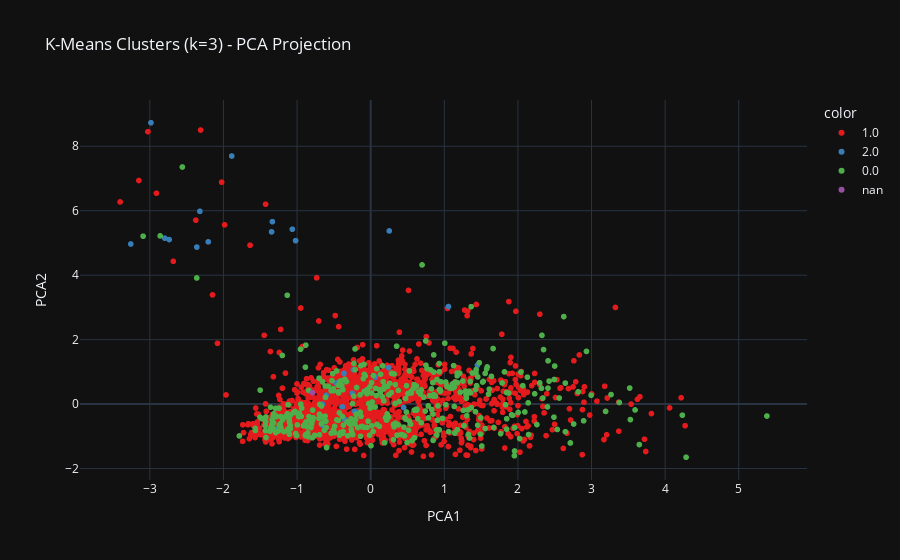

The code cell stored with this chart in its notebook:
### Code cell
from sklearn.preprocessing import StandardScaler
from sklearn.cluster import KMeans
import matplotlib.pyplot as plt

features = ['liveness', 'tempo', 'mode', 'speechiness', 'track_popularity', 'instrumentalness']

X = df[features]

# Standardize features (Z-score normalization)
scaler = StandardScaler()
X_scaled = scaler.fit_transform(X)

# Elbow Method to find optimal k
inertia = []
K_range = range(2, 11)  # Test k from 2 to 10

for k in K_range:
    kmeans = KMeans(n_clusters=k, random_state=42, n_init=10)
    kmeans.fit(X_scaled)
    inertia.append(kmeans.inertia_)

# Choose optimal k from the elbow method
optimal_k = 3  # Change this based on the elbow method result

# Run K-Means
kmeans = KMeans(n_clusters=optimal_k, random_state=42, n_init=10)
df['audio_cluster'] = kmeans.fit_predict(X_scaled)

from sklearn.metrics import silhouette_score

# Compute Silhouette Score
silhouette = silhouette_score(X_scaled, df['audio_cluster'])
print(f'Silhouette Score for K={optimal_k}: {silhouette:.3f}')

import plotly.express as px
import pandas as pd
from sklearn.decomposition import PCA

# Reduce dimensions using PCA (to visualize in 2D)
pca = PCA(n_components=2)
X_pca = pca.fit_transform(X_scaled)

# Convert PCA output to DataFrame
df_pca = pd.DataFrame(X_pca, columns=['PCA1', 'PCA2'])
df_pca['Cluster'] = df['audio_cluster']  # Assign cluster labels

# Add feature columns to df_pca for hover data
for col in features:
    df_pca[col] = df[col].values  # Copy feature values from original df

# Create an interactive scatter plot with Plotly
fig = px.scatter(df_pca, 
                 x='PCA1', 
                 y='PCA2', 
                 color=df_pca['Cluster'].astype(str),  # Convert cluster to string for categorical coloring
                 title=f"K-Means Clusters (k={optimal_k}) - PCA Projection",
                 labels={'Cluster': 'Cluster'},
                 color_discrete_sequence=px.colors.qualitative.Set1,  # Use a nice color set
                 hover_data=features,
                 template = 'plotly_dark')  # Now it correctly references features from df_pca

# Show the plot
fig.show()

### Figure 1 — Plotly figure (JSON) as saved in the notebook; plotly's stock layout.template omitted (floating-point values rounded to 4 significant figures; data arrays with more than 128 entries replaced by an {"elided": "..."} marker saying what was removed)
{"data": [{"customdata": {"elided": "1863x6 float values"}, "hovertemplate": "color=1.0<br>PCA1=%{x}<br>PCA2=%{y}<br>liveness=%{customdata[0]}<br>tempo=%{customdata[1]}<br>mode=%{customdata[2]}<br>speechiness=%{customdata[3]}<br>track_popularity=%{customdata[4]}<br>instrumentalness=%{customdata[5]}<extra></extra>", "legendgroup": "1.0", "marker": {"color": "rgb(228,26,28)", "symbol": "circle"}, "mode": "markers", "name": "1.0", "showlegend": true, "type": "scattergl", "x": {"elided": "1863 float values"}, "xaxis": "x", "y": {"elided": "1863 float values"}, "yaxis": "y"}, {"customdata": {"elided": "32x6 float values"}, "hovertemplate": "color=2.0<br>PCA1=%{x}<br>PCA2=%{y}<br>liveness=%{customdata[0]}<br>tempo=%{customdata[1]}<br>mode=%{customdata[2]}<br>speechiness=%{customdata[3]}<br>track_popularity=%{customdata[4]}<br>instrumentalness=%{customdata[5]}<extra></extra>", "legendgroup": "2.0", "marker": {"color": "rgb(55,126,184)", "symbol": "circle"}, "mode": "markers", "name": "2.0", "showlegend": true, "type": "scattergl", "x": [-1.335, -1.347, -2.985, -2.32, -3.259, -1.888, -1.02, -2.207, -2.798, 0.2521, -2.737, -1.065, -2.362, 0.244, -0.9781, 0.4475, -0.05684, -0.4691, 0.06219, -1.28, -0.6237, -0.6039, 1.45, -0.2358, -0.3551, -0.6553, -0.2186, -0.6619, -0.3624, -0.2498, 1.057, -0.3839], "xaxis": "x", "y": [5.66, 5.344, 8.73, 5.982, 4.968, 7.697, 5.072, 5.034, 5.15, 5.374, 5.105, 5.426, 4.871, 1.131, -0.3771, -0.1076, 0.4393, 0.6535, 0.8364, -0.7817, -0.7645, 0.2734, 1.207, 1.069, -0.468, 0.0005365, -0.2214, -0.6403, 0.953, 0.3364, 3.027, -0.08543], "yaxis": "y"}, {"customdata": {"elided": "403x6 float values"}, "hovertemplate": "color=0.0<br>PCA1=%{x}<br>PCA2=%{y}<br>liveness=%{customdata[0]}<br>tempo=%{customdata[1]}<br>mode=%{customdata[2]}<br>speechiness=%{customdata[3]}<br>track_popularity=%{customdata[4]}<br>instrumentalness=%{customdata[5]}<extra></extra>", "legendgroup": "0.0", "marker": {"color": "rgb(77,175,74)", "symbol": "circle"}, "mode": "markers", "name": "0.0", "showlegend": true, "type": "scattergl", "x": {"elided": "403 float values"}, "xaxis": "x", "y": {"elided": "403 float values"}, "yaxis": "y"}, {"customdata": [[0.093, 95.05, 0.0, 0.0378, 82.0, 0.0]], "hovertemplate": "color=nan<br>PCA1=%{x}<br>PCA2=%{y}<br>liveness=%{customdata[0]}<br>tempo=%{customdata[1]}<br>mode=%{customdata[2]}<br>speechiness=%{customdata[3]}<br>track_popularity=%{customdata[4]}<br>instrumentalness=%{customdata[5]}<extra></extra>", "legendgroup": "nan", "marker": {"color": "rgb(152,78,163)", "symbol": "circle"}, "mode": "markers", "name": "nan", "showlegend": true, "type": "scattergl", "x": [-0.7917], "xaxis": "x", "y": [0.358], "yaxis": "y"}], "layout": {"legend": {"title": {"text": "color"}, "tracegroupgap": 0}, "title": {"text": "K-Means Clusters (k=3) - PCA Projection"}, "xaxis": {"anchor": "y", "domain": [0, 1], "title": {"text": "PCA1"}}, "yaxis": {"anchor": "x", "domain": [0, 1], "title": {"text": "PCA2"}}}}
